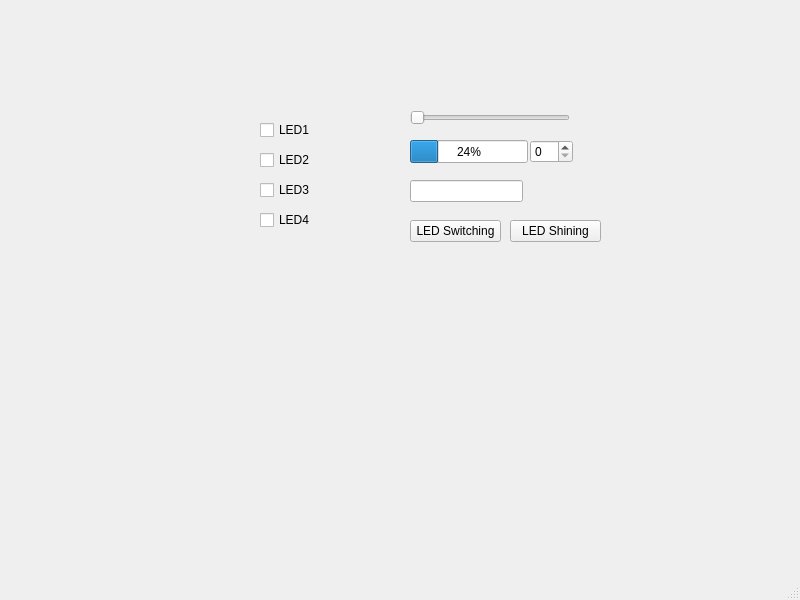
<?xml version="1.0" encoding="UTF-8"?>
<ui version="4.0">
 <class>MainWindow</class>
 <widget class="QMainWindow" name="MainWindow">
  <property name="geometry">
   <rect>
    <x>0</x>
    <y>0</y>
    <width>800</width>
    <height>600</height>
   </rect>
  </property>
  <property name="windowTitle">
   <string>MainWindow</string>
  </property>
  <widget class="QWidget" name="centralwidget">
   <widget class="QPushButton" name="shine_Button">
    <property name="geometry">
     <rect>
      <x>510</x>
      <y>220</y>
      <width>91</width>
      <height>22</height>
     </rect>
    </property>
    <property name="text">
     <string>LED Shining</string>
    </property>
   </widget>
   <widget class="QPushButton" name="blink_Button">
    <property name="geometry">
     <rect>
      <x>410</x>
      <y>220</y>
      <width>91</width>
      <height>22</height>
     </rect>
    </property>
    <property name="text">
     <string>LED Switching</string>
    </property>
   </widget>
   <widget class="QCheckBox" name="led1_checkBox">
    <property name="geometry">
     <rect>
      <x>260</x>
      <y>120</y>
      <width>85</width>
      <height>20</height>
     </rect>
    </property>
    <property name="text">
     <string>LED1</string>
    </property>
   </widget>
   <widget class="QCheckBox" name="led2_checkBox">
    <property name="geometry">
     <rect>
      <x>260</x>
      <y>150</y>
      <width>85</width>
      <height>20</height>
     </rect>
    </property>
    <property name="text">
     <string>LED2</string>
    </property>
   </widget>
   <widget class="QCheckBox" name="led3_checkBox">
    <property name="geometry">
     <rect>
      <x>260</x>
      <y>180</y>
      <width>85</width>
      <height>20</height>
     </rect>
    </property>
    <property name="text">
     <string>LED3</string>
    </property>
   </widget>
   <widget class="QCheckBox" name="led4_checkBox">
    <property name="geometry">
     <rect>
      <x>260</x>
      <y>210</y>
      <width>85</width>
      <height>20</height>
     </rect>
    </property>
    <property name="text">
     <string>LED4</string>
    </property>
   </widget>
   <widget class="QLabel" name="led1_pics">
    <property name="geometry">
     <rect>
      <x>230</x>
      <y>120</y>
      <width>21</width>
      <height>21</height>
     </rect>
    </property>
    <property name="text">
     <string/>
    </property>
    <property name="pixmap">
     <pixmap>off.png</pixmap>
    </property>
   </widget>
   <widget class="QLineEdit" name="times_textedit">
    <property name="geometry">
     <rect>
      <x>410</x>
      <y>180</y>
      <width>113</width>
      <height>22</height>
     </rect>
    </property>
   </widget>
   <widget class="QLabel" name="led2_pics">
    <property name="geometry">
     <rect>
      <x>230</x>
      <y>150</y>
      <width>21</width>
      <height>21</height>
     </rect>
    </property>
    <property name="text">
     <string/>
    </property>
    <property name="pixmap">
     <pixmap>off.png</pixmap>
    </property>
   </widget>
   <widget class="QLabel" name="led3_pics">
    <property name="geometry">
     <rect>
      <x>230</x>
      <y>180</y>
      <width>21</width>
      <height>21</height>
     </rect>
    </property>
    <property name="text">
     <string/>
    </property>
    <property name="pixmap">
     <pixmap>off.png</pixmap>
    </property>
   </widget>
   <widget class="QLabel" name="led4_pics">
    <property name="geometry">
     <rect>
      <x>230</x>
      <y>210</y>
      <width>21</width>
      <height>21</height>
     </rect>
    </property>
    <property name="text">
     <string/>
    </property>
    <property name="pixmap">
     <pixmap>off.png</pixmap>
    </property>
   </widget>
   <widget class="QSlider" name="horizontalSlider">
    <property name="geometry">
     <rect>
      <x>410</x>
      <y>110</y>
      <width>160</width>
      <height>16</height>
     </rect>
    </property>
    <property name="orientation">
     <enum>Qt::Horizontal</enum>
    </property>
   </widget>
   <widget class="QProgressBar" name="progressBar">
    <property name="geometry">
     <rect>
      <x>410</x>
      <y>140</y>
      <width>118</width>
      <height>23</height>
     </rect>
    </property>
    <property name="value">
     <number>24</number>
    </property>
   </widget>
   <widget class="QSpinBox" name="spinBox">
    <property name="geometry">
     <rect>
      <x>530</x>
      <y>140</y>
      <width>43</width>
      <height>23</height>
     </rect>
    </property>
   </widget>
  </widget>
  <widget class="QMenuBar" name="menubar">
   <property name="geometry">
    <rect>
     <x>0</x>
     <y>0</y>
     <width>800</width>
     <height>19</height>
    </rect>
   </property>
  </widget>
  <widget class="QStatusBar" name="statusbar"/>
 </widget>
 <resources/>
 <connections>
  <connection>
   <sender>horizontalSlider</sender>
   <signal>valueChanged(int)</signal>
   <receiver>progressBar</receiver>
   <slot>setValue(int)</slot>
   <hints>
    <hint type="sourcelabel">
     <x>426</x>
     <y>132</y>
    </hint>
    <hint type="destinationlabel">
     <x>514</x>
     <y>169</y>
    </hint>
   </hints>
  </connection>
  <connection>
   <sender>spinBox</sender>
   <signal>valueChanged(int)</signal>
   <receiver>horizontalSlider</receiver>
   <slot>setValue(int)</slot>
   <hints>
    <hint type="sourcelabel">
     <x>543</x>
     <y>168</y>
    </hint>
    <hint type="destinationlabel">
     <x>528</x>
     <y>135</y>
    </hint>
   </hints>
  </connection>
  <connection>
   <sender>horizontalSlider</sender>
   <signal>valueChanged(int)</signal>
   <receiver>spinBox</receiver>
   <slot>setValue(int)</slot>
   <hints>
    <hint type="sourcelabel">
     <x>550</x>
     <y>137</y>
    </hint>
    <hint type="destinationlabel">
     <x>553</x>
     <y>171</y>
    </hint>
   </hints>
  </connection>
 </connections>
</ui>
